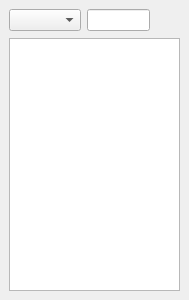
<?xml version="1.0" encoding="UTF-8"?>
<ui version="4.0">
 <class>StrongDockWidget</class>
 <widget class="QDockWidget" name="StrongDockWidget">
  <property name="geometry">
   <rect>
    <x>0</x>
    <y>0</y>
    <width>189</width>
    <height>300</height>
   </rect>
  </property>
  <property name="windowTitle">
   <string>Strong</string>
  </property>
  <widget class="QWidget" name="dockWidgetContents">
   <layout class="QVBoxLayout" name="verticalLayout">
    <item>
     <layout class="QHBoxLayout" name="horizontalLayout_7">
      <item>
       <widget class="QComboBox" name="comboBox_strongModule"/>
      </item>
      <item>
       <widget class="QLineEdit" name="lineEdit_strong">
        <property name="minimumSize">
         <size>
          <width>60</width>
          <height>0</height>
         </size>
        </property>
       </widget>
      </item>
      <item>
       <widget class="QToolButton" name="toolButton_strongSearch">
        <property name="text">
         <string/>
        </property>
        <property name="icon">
         <iconset resource="../../icons.qrc">
          <normaloff>:/icons/16x16/go-jump-locationbar.png</normaloff>:/icons/16x16/go-jump-locationbar.png</iconset>
        </property>
        <property name="autoRaise">
         <bool>true</bool>
        </property>
       </widget>
      </item>
     </layout>
    </item>
    <item>
     <widget class="QTextBrowser" name="textBrowser_strong">
      <property name="openLinks">
       <bool>false</bool>
      </property>
     </widget>
    </item>
   </layout>
  </widget>
 </widget>
 <resources>
  <include location="../../icons.qrc"/>
 </resources>
 <connections/>
</ui>
